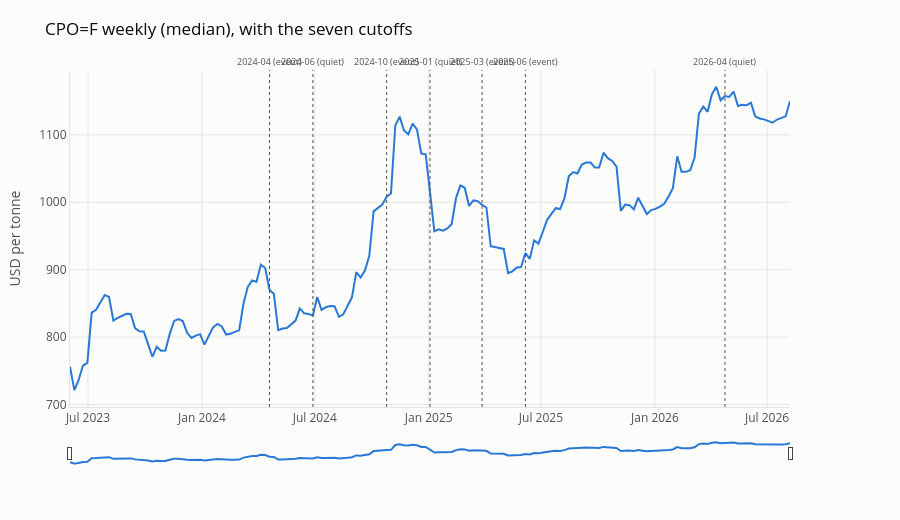

The notebook cell saved with this chart:
### Code cell
plot_price_history(
    svc.get_series(PALM_OIL_WEEKLY_SERIES_ID, as_of=as_of),
    cutoffs=DEFAULT_CUTOFFS,
    start="2023-06-01",
    title="CPO=F weekly (median), with the seven cutoffs",
    units="USD per tonne",
    currency="$",
    show_blackouts=False,
)

### Figure 1 — Plotly figure (JSON) as saved in the notebook; plotly's stock layout.template omitted (floating-point values rounded to 4 significant figures; data arrays with more than 128 entries replaced by an {"elided": "..."} marker saying what was removed)
{"data": [{"hovertemplate": "%{x|%d %b %Y}<br><b>$%{y:,.0f}</b>/tonne<extra></extra>", "line": {"color": "#2a78d6", "width": 2}, "mode": "lines", "name": "Palm oil", "type": "scatter", "x": {"elided": "167 str values"}, "y": {"elided": "167 float values"}}], "layout": {"annotations": [{"font": {"size": 9}, "showarrow": false, "text": "2024-04 (event)", "x": "2024-04-19T00:00:00", "xanchor": "center", "xref": "x", "y": 1, "yanchor": "bottom", "yref": "y domain"}, {"font": {"size": 9}, "showarrow": false, "text": "2024-06 (quiet)", "x": "2024-06-28T00:00:00", "xanchor": "center", "xref": "x", "y": 1, "yanchor": "bottom", "yref": "y domain"}, {"font": {"size": 9}, "showarrow": false, "text": "2024-10 (event)", "x": "2024-10-25T00:00:00", "xanchor": "center", "xref": "x", "y": 1, "yanchor": "bottom", "yref": "y domain"}, {"font": {"size": 9}, "showarrow": false, "text": "2025-01 (quiet)", "x": "2025-01-03T00:00:00", "xanchor": "center", "xref": "x", "y": 1, "yanchor": "bottom", "yref": "y domain"}, {"font": {"size": 9}, "showarrow": false, "text": "2025-03 (event)", "x": "2025-03-28T00:00:00", "xanchor": "center", "xref": "x", "y": 1, "yanchor": "bottom", "yref": "y domain"}, {"font": {"size": 9}, "showarrow": false, "text": "2025-06 (event)", "x": "2025-06-06T00:00:00", "xanchor": "center", "xref": "x", "y": 1, "yanchor": "bottom", "yref": "y domain"}, {"font": {"size": 9}, "showarrow": false, "text": "2026-04 (quiet)", "x": "2026-04-24T00:00:00", "xanchor": "center", "xref": "x", "y": 1, "yanchor": "bottom", "yref": "y domain"}], "font": {"color": "#52514e", "size": 12}, "height": 520, "hovermode": "x unified", "legend": {"orientation": "h", "x": 0, "xanchor": "left", "y": 1.02, "yanchor": "bottom"}, "margin": {"b": 55, "l": 70, "r": 110, "t": 70}, "paper_bgcolor": "#fcfcfb", "plot_bgcolor": "#fcfcfb", "shapes": [{"line": {"color": "#52514e", "dash": "dot", "width": 1}, "type": "line", "x0": "2024-04-19T00:00:00", "x1": "2024-04-19T00:00:00", "xref": "x", "y0": 0, "y1": 1, "yref": "y domain"}, {"line": {"color": "#52514e", "dash": "dot", "width": 1}, "type": "line", "x0": "2024-06-28T00:00:00", "x1": "2024-06-28T00:00:00", "xref": "x", "y0": 0, "y1": 1, "yref": "y domain"}, {"line": {"color": "#52514e", "dash": "dot", "width": 1}, "type": "line", "x0": "2024-10-25T00:00:00", "x1": "2024-10-25T00:00:00", "xref": "x", "y0": 0, "y1": 1, "yref": "y domain"}, {"line": {"color": "#52514e", "dash": "dot", "width": 1}, "type": "line", "x0": "2025-01-03T00:00:00", "x1": "2025-01-03T00:00:00", "xref": "x", "y0": 0, "y1": 1, "yref": "y domain"}, {"line": {"color": "#52514e", "dash": "dot", "width": 1}, "type": "line", "x0": "2025-03-28T00:00:00", "x1": "2025-03-28T00:00:00", "xref": "x", "y0": 0, "y1": 1, "yref": "y domain"}, {"line": {"color": "#52514e", "dash": "dot", "width": 1}, "type": "line", "x0": "2025-06-06T00:00:00", "x1": "2025-06-06T00:00:00", "xref": "x", "y0": 0, "y1": 1, "yref": "y domain"}, {"line": {"color": "#52514e", "dash": "dot", "width": 1}, "type": "line", "x0": "2026-04-24T00:00:00", "x1": "2026-04-24T00:00:00", "xref": "x", "y0": 0, "y1": 1, "yref": "y domain"}], "title": {"font": {"color": "#0b0b0b", "size": 17}, "text": "CPO=F weekly (median), with the seven cutoffs"}, "xaxis": {"gridcolor": "#e6e5e1", "linecolor": "#e6e5e1", "rangeslider": {"thickness": 0.06, "visible": true}, "showspikes": false, "zeroline": false}, "yaxis": {"gridcolor": "#e6e5e1", "linecolor": "#e6e5e1", "showspikes": false, "title": {"text": "USD per tonne"}, "zeroline": false}}}
